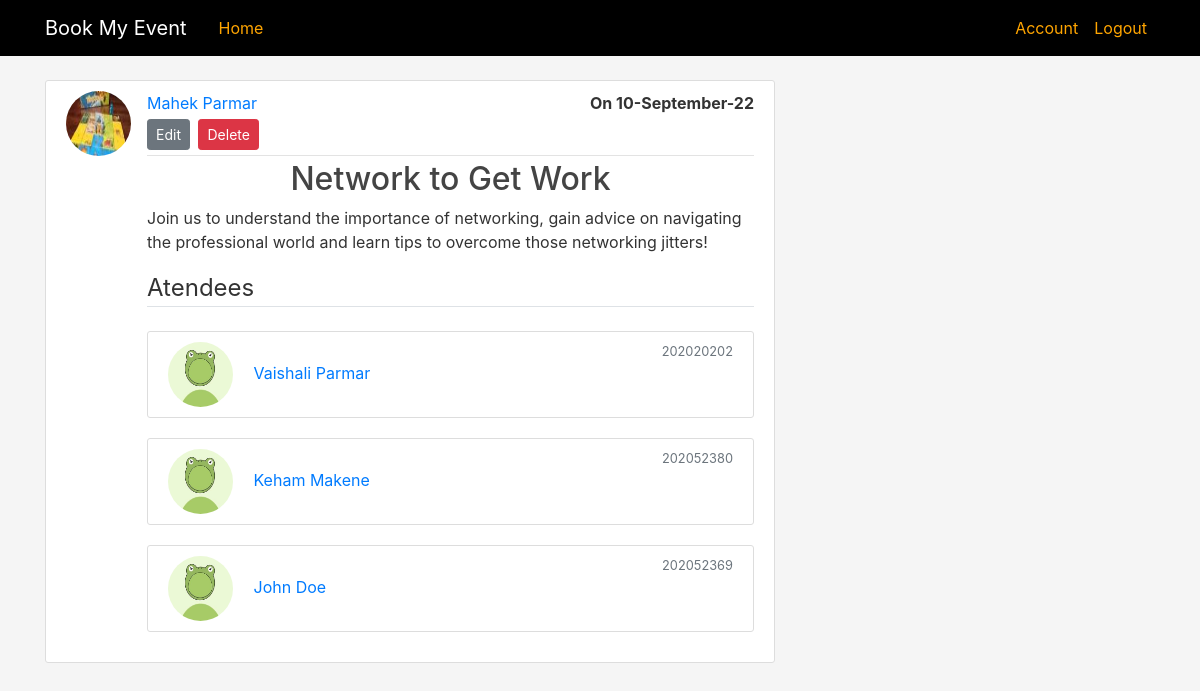
Page /event/13 (signed in) on the committed database.
### bme/model.py (models this page shows, shortened)
class User(db.Model, UserMixin):
    id = db.Column(db.Integer, primary_key = True)      #its the primary key
    firstName = db.Column(db.String, nullable=False)    #must not be null
    surName = db.Column(db.String, nullable=False)      #must not be null
    email = db.Column(db.String, nullable=False, unique=True)   #must not be empty, and mun mails are unique
    studentNumber = db.Column(db.String(9), nullable= False, unique=True)      #must not be empty, max of 9 numbers and must be unique
    profilePicture = db.Column(db.String(20), nullable=False, default = 'default.jpg')      #max 20 strings(image will be hashed), cannot be null and some image will always be there i.e. the default image
    password = db.Column(db.String(60), nullable=False)     #passwords will be hashed
    eventsPosted = db.relationship('Event', backref='author', lazy=True)        #This is relationship and NOT a column on the db, this just helps get all events the user has created
    attending = db.relationship('Event', secondary = user_event, backref="atendees", order_by ="Event.date")

class Event(db.Model):
    id = db.Column(db.Integer, primary_key=True)
    title = db.Column(db.String(100), nullable=False)
    content = db.Column(db.Text, nullable=False)
    image = db.Column(db.String(20), nullable=True)      #max 20 strings(image will be hashed), cannot be null and some image will always be there i.e. the default image
    date = db.Column(db.Date, nullable=False)
    userId = db.Column(db.Integer, db.ForeignKey('user.id'), nullable=False)

### bme/events/routes.py (the view)
@events.route("/event/<int:event_id>")
@login_required
def viewEvent(event_id):
    event = Event.query.get_or_404(event_id)
    return render_template('view_event.html', attending = checkAttending(event), title = event.title, event=event)

### bme/model.py (called while the page is built)
@loginManager.user_loader
def load_user(userId):
    return User.query.get(int(userId))

### bme/users/utils.py (called while the page is built)
def checkAttending(eventToCheck):
    for event in current_user.attending:
        if event is eventToCheck:
            return True
    return False

### bme/templates/view_event.html (shortened to what this page needs)
{% extends "layout.html" %}
{% block content %}
<article class="media content-section">
  <img class="rounded-circle article-img"
    src="{{ url_for('static', filename = 'profilePics/' + event.author.profilePicture) }}">
  <div class="media-body">
    <div class="article-metadata">
      <a class="mr-2" href="{{ url_for('users.viewUser', user_id=event.author.id) }}">{{ event.author.firstName }}&nbsp;{{ event.author.surName }} </a>
      <p class="float-right font-weight-bold">On {{ event.date.strftime('%d-%B-%y') }}</p>
      {% if event.author == current_user %}
      <div>
        <a href="{{ url_for('events.editEvent', event_id=event.id) }}" class="btn btn-secondary btn-sm mt-1 mb-1">Edit</a>
        <button type="button" class="btn btn-danger btn-sm m-1" data-toggle="modal"
          data-target="#deleteModal">Delete</button>
      </div>
      {% elif attending %}
      <div>
        <button type="button" class="btn btn-info btn-sm m-1" disabled >Attending</button>
        <button type="button" class="btn btn-danger btn-sm m-1" data-toggle="modal"
          data-target="#cancelModal">Cancel booking</button>
      </div>
      {% else %}
      <div>
        <button type="button" class="btn btn-info btn-sm m-1" data-toggle="modal"
          data-target="#attendModal">Attend</button>
      </div>
      {% endif %}
    </div>
    <h2 class="article-title text-center">{{ event.title }}</h2>
    <p class="article-content">{{ event.content }}</p>
    {% if event.author == current_user %}
    <legend class="border-bottom mb-4">Atendees</legend>
      {% for attendee in event.atendees %}
        <article class="media content-section">
          <div class="media-body">
            <img class="rounded-circle article-img" src="{{ url_for('static', filename = 'profilePics/' + attendee.profilePicture) }}">
            <a class="mr-2" href="{{ url_for('users.viewUser', user_id  =attendee.id) }}">{{ attendee.firstName }}&nbsp;{{ attendee.surName }} </a>
            <small class="text-muted float-right">{{ attendee.studentNumber }}</small>
          </div>
        </article>
      {% endfor %}
    {% endif %}
  </div>
</article>
{% endblock content %}

### bme/static/main.css (style rules this page uses)
body { background: whitesmoke; color: #333333; margin-top: 5rem; }
h1, h2, h3, h4, h5, h6 { color: #444444; }
.content-section { background: #ffffff; padding: 10px 20px; border: 1px solid #dddddd; border-radius: 3px; margin-bottom: 20px; }
.article-title { color: #444444; }
.article-content { white-space: pre-line; }
.article-img { height: 65px; width: 65px; margin-right: 16px; }
.article-metadata { padding-bottom: 1px; margin-bottom: 4px; border-bottom: 1px solid #e3e3e3 }

### rows in the picture
User: profilePicture (picture), author.firstName "Mahek", author.surName "Parmar"
Event: date "10-September-22", title "Network to Get Work", content "Join us to understand the importance of networking, gain advice on navigating the professional world and learn tips to overcome those networking jitters!"
User: profilePicture (placeholder picture), firstName "Vaishali", surName "Parmar", studentNumber "202020202"
User: profilePicture (placeholder picture), firstName "Keham", surName "Makene", studentNumber "202052380"
User: profilePicture (placeholder picture), firstName "John", surName "Doe", studentNumber "202052369"
